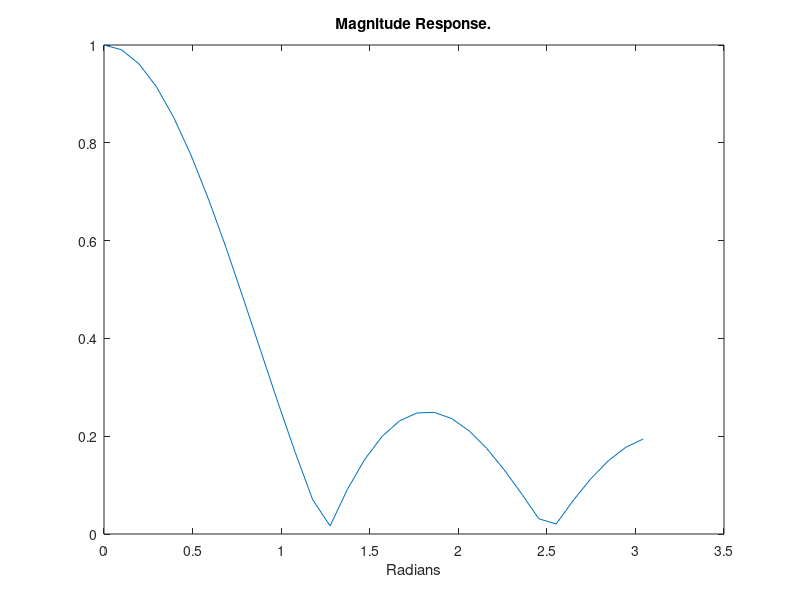
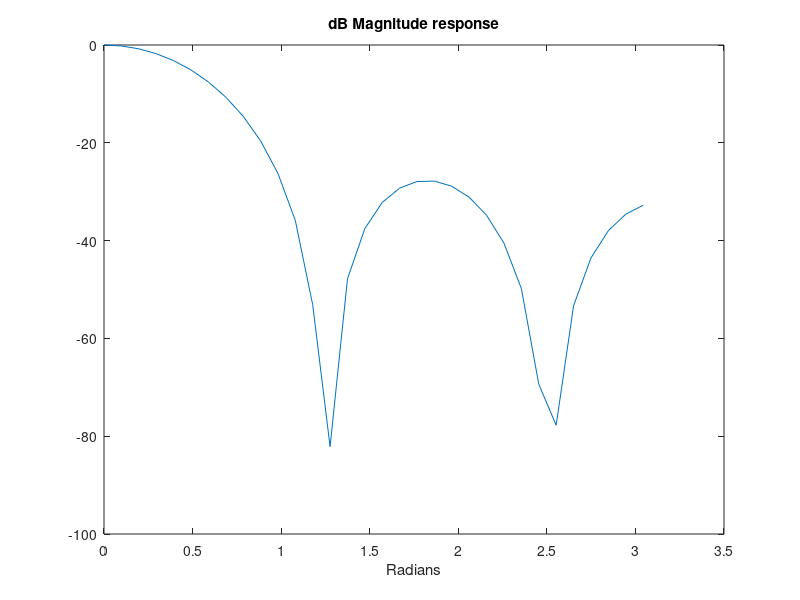
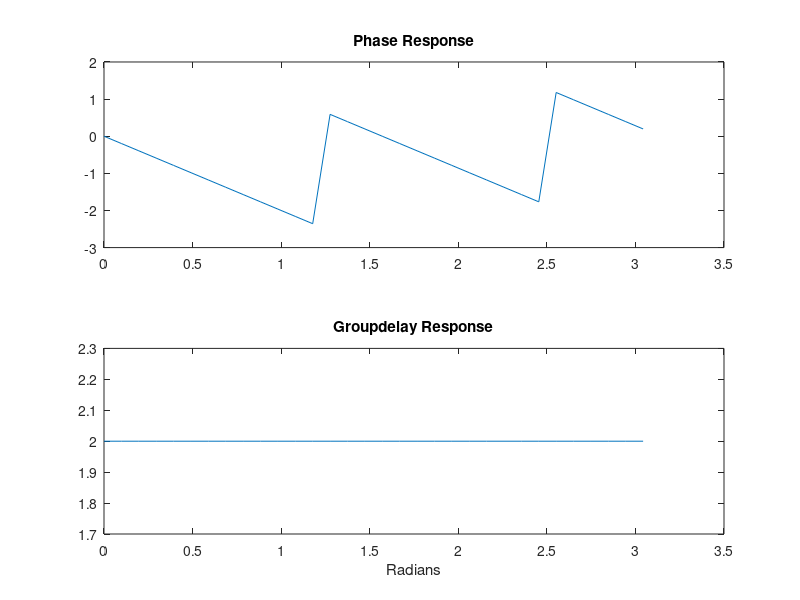
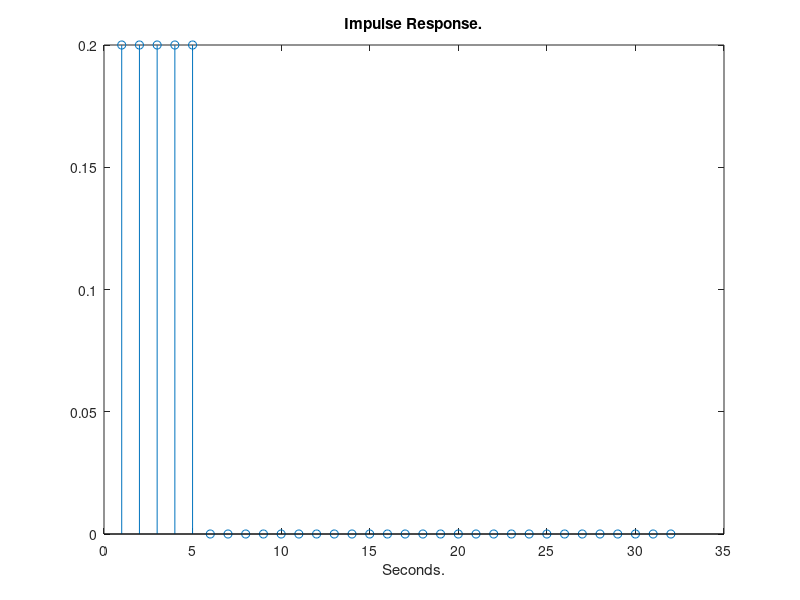

Source code (MATLAB) for these figures, in order:
%To open code live in matlab complier use link given below
%https://drive.mathworks.com/sharing/12a84578-1ed3-452a-bf2a-f0ae7be40a2e 
%Filter definition (a 5-point averager)
b = [0.2 0.2 0.2 0.2 0.2];
a = [1 0 0 0 0];

%Frequency response calculations and plots
[h,th] = freqz(b,a,32);
figure(1)
plot(th,abs(h)),title('Magnitude Response.'),xlabel('Radians');
figure(2)
plot(th,20*log(abs(h))),xlabel('Radians'),title('dB Magnitude response');
figure(3)
subplot(211),plot(th,angle(h)),title('Phase Response')
subplot(212),plot(th,grpdelay(b,a,32)),xlabel('Radians'),
title('Groupdelay Response');

%Impulse response calculations and plot
x = [1 zeros(1,31)];
y = filter(b,a,x);
figure(4)
stem(y),title('Impulse Response.'),xlabel('Seconds.');

%Polse-Zero plot
[z,p,k] = tf2zp(b,a);
figure(5)
zplane(z,p)